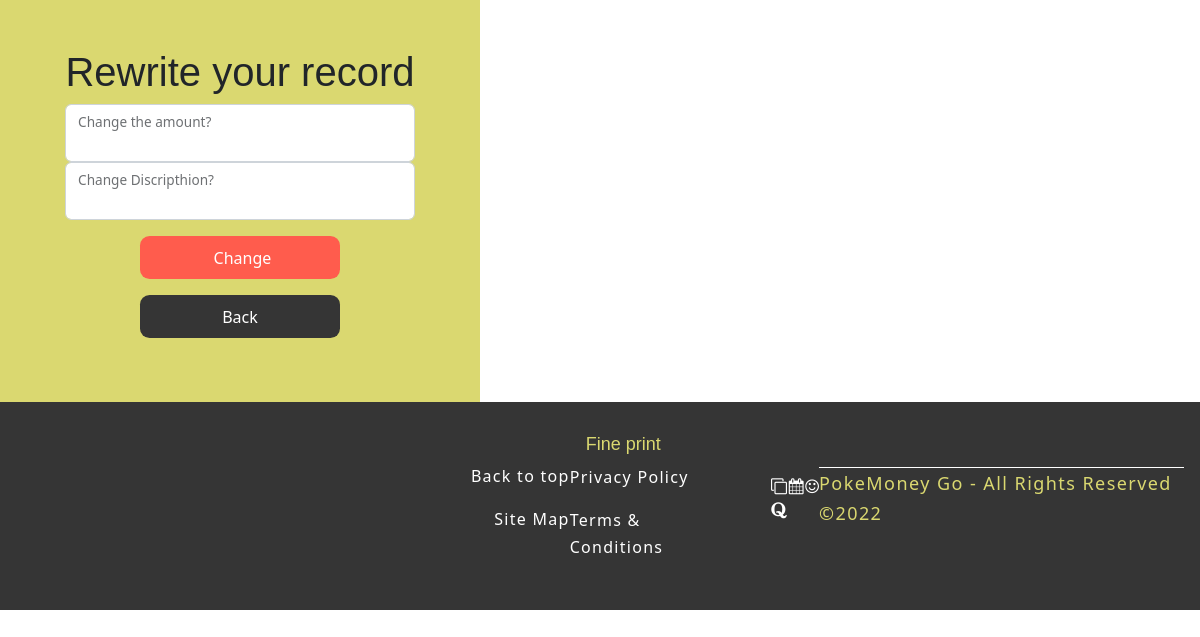
/1/update (signed in), run on an earlier commit of the app's database.
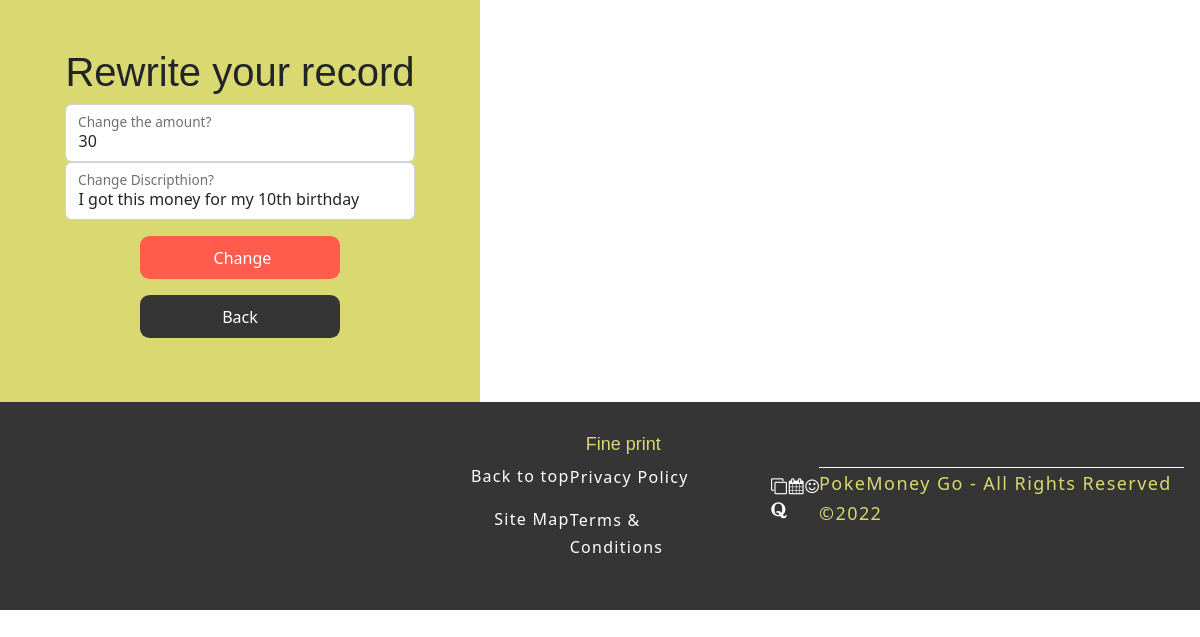
And on a later commit of the database.
### app.py (models this page shows)
class Post(db.Model):
  id = db.Column(db.Integer, primary_key=True)
  title = db.Column(db.String(5), nullable=False)
  body = db.Column(db.String(300), nullable=False) #note
  created_at = db.Column(db.DateTime, nullable=False, default=datetime.now())

### app.py (the view)
@app.route('/<int:id>/update', methods=['GET', 'POST'])
@login_required
def update(id):
    post = Post.query.get(id)
    if request.method == "GET":
      return render_template('update.html', post=post)
    else:
      post.title = request.form.get('title')
      post.body = request.form.get('body')
      db.session.commit()
      return redirect(url_for("create"))

### app.py (called while the page is built)
@login_manager.user_loader
def load_uder(user_id):
    return User.query.get(int(user_id))

### templates/update.html (shortened to what this page needs)
{% extends "base.html" %}
{% block content %}
<div>
  <h1>Rewrite your record</h1>
  <form action="" method="POST">
    <div class="update-container">
      <div class="form-floating">
        <input type="text" name="title" value="{{post.title}}" class="form-control">
        <label for="title">Change the amount?</label>
      </div>
      <div class="form-floating">
        <input type="text" name="body" id="" value="{{post.body}}" class="form-control">
        <label for="boby">Change Discripthion?</label>
      </div>
    </div>
    <div class="button1">
      <input type="submit" value="Change">
    </div>
    <div class="button">
      <a href="/create">Back</a>
    </div>
  </form>
</div>
{% endblock %}

What changed in the data, as far as the page shows it:
added Post: title "30", body "I got this money for my 10th birthday"
